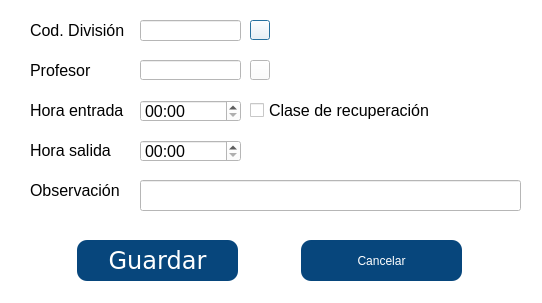
<?xml version="1.0" encoding="UTF-8"?>
<ui version="4.0">
 <class>AsistenciaManual</class>
 <widget class="QDialog" name="AsistenciaManual">
  <property name="geometry">
   <rect>
    <x>0</x>
    <y>0</y>
    <width>542</width>
    <height>303</height>
   </rect>
  </property>
  <property name="minimumSize">
   <size>
    <width>542</width>
    <height>303</height>
   </size>
  </property>
  <property name="maximumSize">
   <size>
    <width>542</width>
    <height>303</height>
   </size>
  </property>
  <property name="windowTitle">
   <string>Asistencia manual</string>
  </property>
  <property name="styleSheet">
   <string notr="true">background-color: rgb(255, 255, 255);</string>
  </property>
  <widget class="QWidget" name="horizontalLayoutWidget">
   <property name="geometry">
    <rect>
     <x>20</x>
     <y>240</y>
     <width>501</width>
     <height>41</height>
    </rect>
   </property>
   <layout class="QHBoxLayout" name="horizontalLayout">
    <item>
     <widget class="QPushButton" name="Bt_guardar">
      <property name="maximumSize">
       <size>
        <width>161</width>
        <height>41</height>
       </size>
      </property>
      <property name="font">
       <font>
        <family>Verdana</family>
        <pointsize>18</pointsize>
        <weight>50</weight>
        <italic>false</italic>
        <bold>false</bold>
       </font>
      </property>
      <property name="focusPolicy">
       <enum>Qt::NoFocus</enum>
      </property>
      <property name="styleSheet">
       <string notr="true">background-color: rgb(7, 70, 124);
font: 18pt &quot;Verdana&quot;;
border-radius: 10px;
color: rgb(255, 255, 255);</string>
      </property>
      <property name="text">
       <string>Guardar</string>
      </property>
     </widget>
    </item>
    <item>
     <widget class="QPushButton" name="Bt_cancelar">
      <property name="maximumSize">
       <size>
        <width>161</width>
        <height>41</height>
       </size>
      </property>
      <property name="focusPolicy">
       <enum>Qt::NoFocus</enum>
      </property>
      <property name="styleSheet">
       <string notr="true">background-color: rgb(7, 70, 124);
font: 18pt &quot;Verdana&quot;;
border-radius: 10px;
color: rgb(255, 255, 255);</string>
      </property>
      <property name="text">
       <string>Cancelar</string>
      </property>
     </widget>
    </item>
   </layout>
  </widget>
  <widget class="QLabel" name="lb_division">
   <property name="geometry">
    <rect>
     <x>270</x>
     <y>22</y>
     <width>261</width>
     <height>20</height>
    </rect>
   </property>
   <property name="font">
    <font>
     <family>Tahoma</family>
     <pointsize>12</pointsize>
    </font>
   </property>
   <property name="text">
    <string/>
   </property>
  </widget>
  <widget class="QLineEdit" name="tx_dni_profesor">
   <property name="geometry">
    <rect>
     <x>140</x>
     <y>60</y>
     <width>101</width>
     <height>20</height>
    </rect>
   </property>
   <property name="font">
    <font>
     <family>Tahoma</family>
     <pointsize>12</pointsize>
    </font>
   </property>
   <property name="text">
    <string/>
   </property>
  </widget>
  <widget class="QTimeEdit" name="tx_entrada">
   <property name="geometry">
    <rect>
     <x>140</x>
     <y>100</y>
     <width>101</width>
     <height>22</height>
    </rect>
   </property>
   <property name="font">
    <font>
     <family>Tahoma</family>
     <pointsize>12</pointsize>
    </font>
   </property>
   <property name="displayFormat">
    <string>hh:mm</string>
   </property>
   <property name="calendarPopup">
    <bool>false</bool>
   </property>
  </widget>
  <widget class="QLabel" name="label">
   <property name="geometry">
    <rect>
     <x>30</x>
     <y>20</y>
     <width>101</width>
     <height>21</height>
    </rect>
   </property>
   <property name="font">
    <font>
     <family>Tahoma</family>
     <pointsize>12</pointsize>
    </font>
   </property>
   <property name="text">
    <string>Cod. División</string>
   </property>
  </widget>
  <widget class="QLineEdit" name="tx_codigo_division">
   <property name="geometry">
    <rect>
     <x>140</x>
     <y>20</y>
     <width>101</width>
     <height>21</height>
    </rect>
   </property>
   <property name="font">
    <font>
     <family>Tahoma</family>
     <pointsize>12</pointsize>
    </font>
   </property>
   <property name="inputMask">
    <string/>
   </property>
   <property name="text">
    <string/>
   </property>
  </widget>
  <widget class="QPushButton" name="bt_division">
   <property name="geometry">
    <rect>
     <x>250</x>
     <y>20</y>
     <width>20</width>
     <height>20</height>
    </rect>
   </property>
   <property name="maximumSize">
    <size>
     <width>16777215</width>
     <height>16777208</height>
    </size>
   </property>
   <property name="font">
    <font>
     <family>MS Shell Dlg 2</family>
     <pointsize>16</pointsize>
     <weight>50</weight>
     <italic>false</italic>
     <bold>false</bold>
    </font>
   </property>
   <property name="styleSheet">
    <string notr="true">background-color: rgb(255, 255, 255);
font: 16pt &quot;MS Shell Dlg 2&quot;;</string>
   </property>
   <property name="text">
    <string/>
   </property>
   <property name="icon">
    <iconset>
     <normaloff>../../lupa.png</normaloff>../../lupa.png</iconset>
   </property>
   <property name="autoDefault">
    <bool>true</bool>
   </property>
   <property name="flat">
    <bool>false</bool>
   </property>
  </widget>
  <widget class="QLabel" name="label_3">
   <property name="geometry">
    <rect>
     <x>30</x>
     <y>100</y>
     <width>101</width>
     <height>21</height>
    </rect>
   </property>
   <property name="font">
    <font>
     <family>Tahoma</family>
     <pointsize>12</pointsize>
    </font>
   </property>
   <property name="text">
    <string>Hora entrada</string>
   </property>
  </widget>
  <widget class="QLabel" name="lb_profesor">
   <property name="geometry">
    <rect>
     <x>270</x>
     <y>60</y>
     <width>261</width>
     <height>20</height>
    </rect>
   </property>
   <property name="font">
    <font>
     <family>Tahoma</family>
     <pointsize>12</pointsize>
    </font>
   </property>
   <property name="text">
    <string/>
   </property>
  </widget>
  <widget class="QLabel" name="label_2">
   <property name="geometry">
    <rect>
     <x>30</x>
     <y>60</y>
     <width>61</width>
     <height>21</height>
    </rect>
   </property>
   <property name="font">
    <font>
     <family>Tahoma</family>
     <pointsize>12</pointsize>
    </font>
   </property>
   <property name="text">
    <string>Profesor</string>
   </property>
  </widget>
  <widget class="QPushButton" name="bt_profesor">
   <property name="geometry">
    <rect>
     <x>250</x>
     <y>60</y>
     <width>20</width>
     <height>20</height>
    </rect>
   </property>
   <property name="font">
    <font>
     <family>MS Shell Dlg 2</family>
     <pointsize>16</pointsize>
     <weight>50</weight>
     <italic>false</italic>
     <bold>false</bold>
    </font>
   </property>
   <property name="styleSheet">
    <string notr="true">background-color: rgb(255, 255, 255);
font: 16pt &quot;MS Shell Dlg 2&quot;;</string>
   </property>
   <property name="text">
    <string/>
   </property>
   <property name="icon">
    <iconset>
     <normaloff>../../lupa.png</normaloff>../../lupa.png</iconset>
   </property>
   <property name="autoDefault">
    <bool>true</bool>
   </property>
   <property name="flat">
    <bool>false</bool>
   </property>
  </widget>
  <widget class="QLabel" name="label_5">
   <property name="geometry">
    <rect>
     <x>30</x>
     <y>180</y>
     <width>101</width>
     <height>21</height>
    </rect>
   </property>
   <property name="font">
    <font>
     <family>Tahoma</family>
     <pointsize>12</pointsize>
    </font>
   </property>
   <property name="text">
    <string>Observación</string>
   </property>
  </widget>
  <widget class="QLineEdit" name="tx_observacion">
   <property name="geometry">
    <rect>
     <x>140</x>
     <y>180</y>
     <width>381</width>
     <height>31</height>
    </rect>
   </property>
   <property name="font">
    <font>
     <family>Tahoma</family>
     <pointsize>12</pointsize>
    </font>
   </property>
   <property name="text">
    <string/>
   </property>
  </widget>
  <widget class="QCheckBox" name="tx_tardanza">
   <property name="geometry">
    <rect>
     <x>250</x>
     <y>100</y>
     <width>251</width>
     <height>21</height>
    </rect>
   </property>
   <property name="font">
    <font>
     <family>Tahoma</family>
     <pointsize>12</pointsize>
    </font>
   </property>
   <property name="text">
    <string>Clase de recuperación</string>
   </property>
  </widget>
  <widget class="QLabel" name="label_4">
   <property name="geometry">
    <rect>
     <x>30</x>
     <y>140</y>
     <width>101</width>
     <height>21</height>
    </rect>
   </property>
   <property name="font">
    <font>
     <family>Tahoma</family>
     <pointsize>12</pointsize>
    </font>
   </property>
   <property name="text">
    <string>Hora salida</string>
   </property>
  </widget>
  <widget class="QTimeEdit" name="tx_salida">
   <property name="geometry">
    <rect>
     <x>140</x>
     <y>140</y>
     <width>101</width>
     <height>22</height>
    </rect>
   </property>
   <property name="font">
    <font>
     <family>Tahoma</family>
     <pointsize>12</pointsize>
    </font>
   </property>
   <property name="displayFormat">
    <string>hh:mm</string>
   </property>
   <property name="calendarPopup">
    <bool>false</bool>
   </property>
   <property name="time">
    <time>
     <hour>0</hour>
     <minute>0</minute>
     <second>0</second>
    </time>
   </property>
  </widget>
 </widget>
 <resources/>
 <connections/>
</ui>
